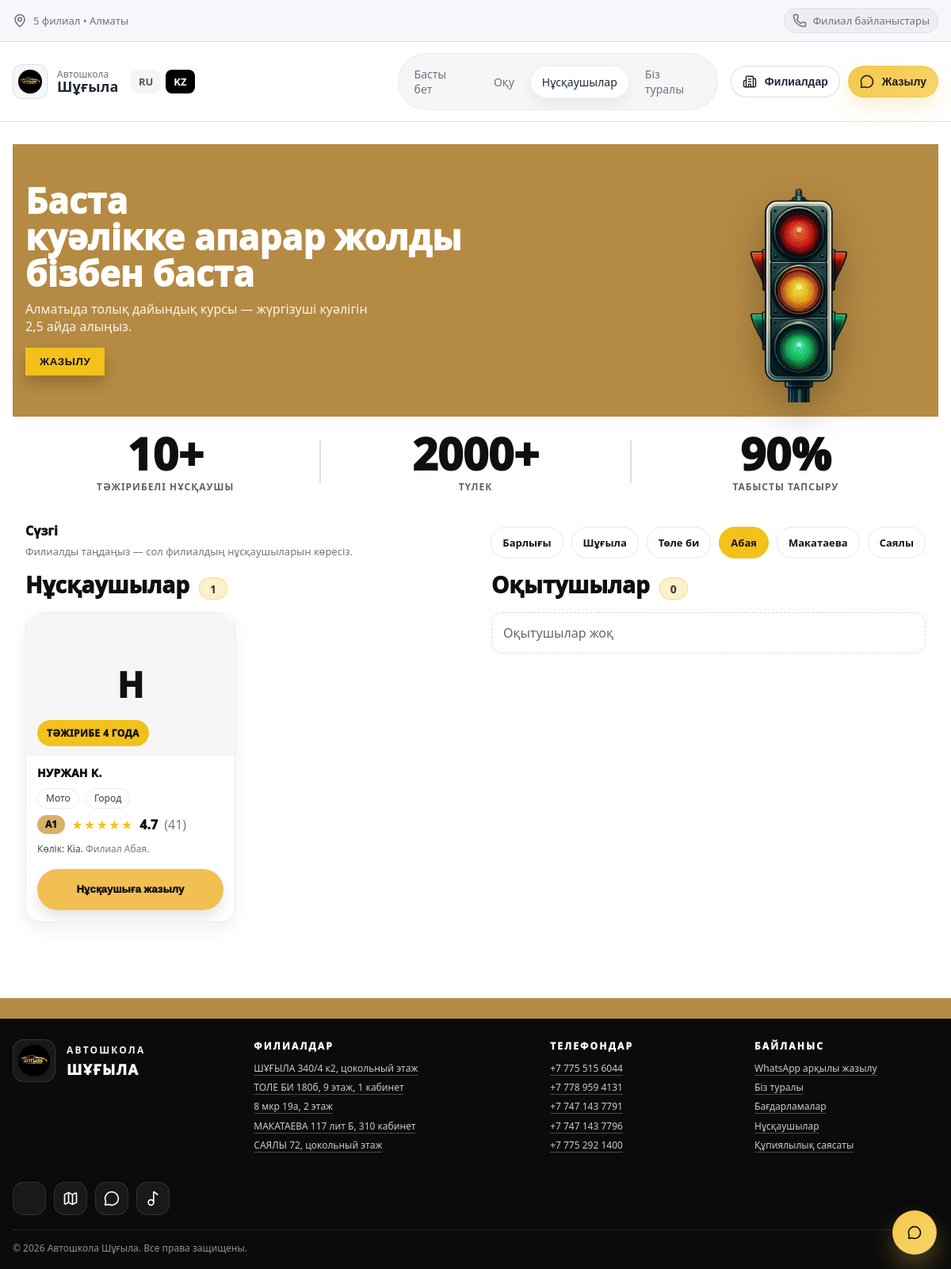
Page /kz/instructors?branch=abaya on the committed database.
### app.py (models this page shows)
class Branch(db.Model):
    id = db.Column(db.Integer, primary_key=True)
    code = db.Column(db.String(40), unique=True, nullable=False)   # shugyla/tolebi/...
    name = db.Column(db.String(120), nullable=False)
    address = db.Column(db.String(200), nullable=False)
    phone = db.Column(db.String(40), nullable=False)
    whatsapp = db.Column(db.String(40), nullable=False)
    map_embed = db.Column(db.Text, nullable=False)                 # embed link

class Instructor(db.Model):
    id = db.Column(db.Integer, primary_key=True)
    name = db.Column(db.String(120), nullable=False)
    branch_code = db.Column(db.String(40), nullable=False)
    experience = db.Column(db.String(80), nullable=True)
    car = db.Column(db.String(120), nullable=True)
    tags = db.Column(db.String(200), nullable=True)
    photo_url = db.Column(db.String(300), nullable=True)  # "uploads/instructors/abc.jpg"
    is_active = db.Column(db.Boolean, default=True)
    category = db.Column(db.String(10), nullable=False, default="B")  # A/A1/B
    rating = db.Column(db.Float, nullable=False, default=4.9)
    rating_count = db.Column(db.Integer, nullable=False, default=0)

### app.py (the view)
    @app.get("/kz/instructors")
    def instructors_kz():
        branch = request.args.get("branch", "all").strip()
        branches = Branch.query.order_by(Branch.id.asc()).all()
        q = Instructor.query.filter_by(is_active=True)
        if branch != "all":
            q = q.filter_by(branch_code=branch)
        instructors_list = q.order_by(Instructor.id.desc()).all()
        tq = Teacher.query.filter_by(is_active=True)
        if branch != "all":
            tq = tq.filter_by(branch_code=branch)
        teachers_list = tq.order_by(Teacher.id.desc()).all()
        branch_map = {b.code: b.name for b in branches}
        return render_template(
            "kz/pages/instructors.html",
            instructors=instructors_list,
            teachers=teachers_list,
            branches=branches,
            branch=branch,
            branch_map=branch_map
        )

### templates/kz/pages/instructors.html (shortened to what this page needs)
{% extends "kz/base.html" %}
{% block content %}
<section class="inst-hero">
  <div class="container inst-hero-inner">
    <div class="inst-hero-left">
      <h1 class="inst-hero-title">
        Баста<br>
        <span class="inst-hero-strong">куәлікке апарар жолды</span><br>
        <span class="inst-hero-strong">бізбен баста</span>
      </h1>
      <p class="inst-hero-sub">
        Алматыда толық дайындық курсы — жүргізуші куәлігін<br>
        2,5 айда алыңыз.
      </p>
      <button class="inst-hero-btn" type="button" data-open-branches>
        ЖАЗЫЛУ
      </button>
    </div>
    <div class="inst-hero-right" aria-hidden="true">
      <img class="inst-hero-img"
           src="{{ url_for('static', filename='images/traffic-light.png') }}"
           alt="">
    </div>
  </div>
</section>
<section class="inst-stats">
  <div class="container inst-stats-inner">
    <div class="inst-stat">
      <div class="inst-stat-big">10+</div>
      <div class="inst-stat-small">ТӘЖІРИБЕЛІ НҰСҚАУШЫ</div>
    </div>
    <div class="inst-stat-line"></div>
    <div class="inst-stat">
      <div class="inst-stat-big">2000+</div>
      <div class="inst-stat-small">ТҮЛЕК</div>
    </div>
    <div class="inst-stat-line"></div>
    <div class="inst-stat">
      <div class="inst-stat-big">90%</div>
      <div class="inst-stat-small">ТАБЫСТЫ ТАПСЫРУ</div>
    </div>
  </div>
</section>
{% set list_all = instructors or [] %}
{% set A_list = [] %}
{% set A1_list = [] %}
{% set B_list = [] %}
{% set Other_list = [] %}
{% for it in list_all %}
  {% set cat = (it.category|upper if it.category else '') %}
  {% if cat == 'A' %}
    {% set _ = A_list.append(it) %}
  {% elif cat == 'A1' %}
    {% set _ = A1_list.append(it) %}
  {% elif cat == 'B' %}
    {% set _ = B_list.append(it) %}
  {% else %}
    {% set _ = Other_list.append(it) %}
  {% endif %}
{% endfor %}
<section class="inst-filter">
  <div class="container inst-filter-inner">
    <div class="inst-filter-left">
      <div class="inst-filter-title">Сүзгі</div>
      <div class="inst-filter-sub">Филиалды таңдаңыз — сол филиалдың нұсқаушыларын көресіз.</div>
    </div>
    <div class="inst-filter-chips">
      <a class="inst-chip {% if branch == 'all' %}is-active{% endif %}" href="/kz/instructors?branch=all">
        Барлығы
      </a>
      {% for b in branches %}
        <a class="inst-chip {% if branch == b.code %}is-active{% endif %}" href="/kz/instructors?branch={{ b.code }}">
          {{ b.name.replace('Филиал','').strip() }}
        </a>
      {% endfor %}
    </div>
  </div>
</section>
{% set list_all = instructors or [] %}
{% set teachers_list = teachers or [] %}
<section class="inst-dual">
  <div class="container inst-dual-grid">
    <div class="inst-dual-col">
      <div class="inst-cats-head">
        <div class="inst-cats-head">
          <div class="inst-cats-title">
            Нұсқаушылар <span class="inst-count">{{ list_all|length }}</span>
          </div>
        </div>
      </div>
      <div class="inst-cards">
        {% for i in list_all %}
          {% set tags = (i.tags.split(',') if i.tags else []) %}
          {% set tag0 = (tags[0].strip() if tags|length > 0 else '') %}
          {% set exp_text = (i.experience|string if i.experience else '') %}
          {% set badge_text = ('ТӘЖІРИБЕ ' ~ exp_text|upper) if exp_text else (tag0|upper if tag0 else 'ҮЗДІК НҰСҚАУШЫ') %}
          <article class="inst-card-figma">
            <div class="inst-card-photo">
              {% if i.photo_url %}
                <img src="{{ url_for('static', filename=i.photo_url) }}" alt="{{ i.name }}">
              {% else %}
                <div class="inst-card-avatar">{{ (i.name[:1] if i.name else 'A')|upper }}</div>
              {% endif %}
              <div class="inst-badge">{{ badge_text }}</div>
            </div>
            <div class="inst-card-body">
              <div class="inst-card-name">{{ i.name }}</div>
                {% set tags = (i.tags.split(',') if i.tags else []) %}
                <div class="inst-tags">
                  {% for tg in tags %}
                    {% set tg = tg.strip() %}
                    {% if tg %}
                      <span class="inst-tag">{{ tg }}</span>
                    {% endif %}
                  {% endfor %}
                </div>
              <div class="inst-card-rating">
                {% set pill = (i.category|upper if i.category else 'НҰСҚ') %}
                <span class="inst-pill">{{ pill }}</span>
                {% set r = (i.rating if i.rating is not none else 4.9) %}
                {% set filled = (r + 0.5)|int %}
                {% if filled < 0 %}{% set filled = 0 %}{% endif %}
                {% if filled > 5 %}{% set filled = 5 %}{% endif %}
                {% set empty = 5 - filled %}
                <span class="inst-stars">{{ '★' * filled }}{{ '☆' * empty }}</span>
                <span class="inst-rate">{{ '%.1f' % r }}</span>
                {% if i.rating_count and i.rating_count > 0 %}
                  <span class="inst-muted">({{ i.rating_count }})</span>
                {% endif %}
              </div>
              <div class="inst-card-desc">
                {% if i.car %}Көлік: {{ i.car }}.{% endif %}
                {% if i.branch_code %}
                  <span class="inst-muted"> {{ branch_map.get(i.branch_code, i.branch_code) }}.</span>
                {% endif %}
              </div>
              <button class="inst-cta-btn"
                      type="button"
                      data-open-branches
                      data-wa-text="Сәлеметсіз бе! Нұсқаушыға жазылғым келеді: {{ i.name }}."
>
                Нұсқаушыға жазылу
              </button>
            </div>
          </article>
        {% endfor %}
      </div>
    </div>
    <div class="inst-dual-col">
      <div class="inst-cats-head">
        <div class="inst-cats-head">
          <div class="inst-cats-title">
            Оқытушылар <span class="inst-count">{{ teachers_list|length }}</span>
          </div>
        </div>
      </div>
      <div class="inst-cards">
        {% if teachers_list|length == 0 %}
          <div class="inst-empty">Оқытушылар жоқ</div>
        {% endif %}
      </div>
    </div>
  </div>
</section>
{% endblock %}

### rows in the picture
Branch: name.replace "Шұғыла"
Branch: name.replace "Төле би"
Branch: name.replace "Абая"
Branch: name.replace "Макатаева"
Branch: name.replace "Саялы"
Instructor: name "Н", badge_text "ТӘЖІРИБЕ 4 ГОДА", name "НУРЖАН К.", tags "Мото" "Город", category "A1", value "★★★★★", rating "4.7", rating_count "41", car "Kia", get "Филиал Абая"

### other values in the picture
{{ list_all|length }} "1"
{{ teachers_list|length }} "0"
{{ 2026 }} "2026"
